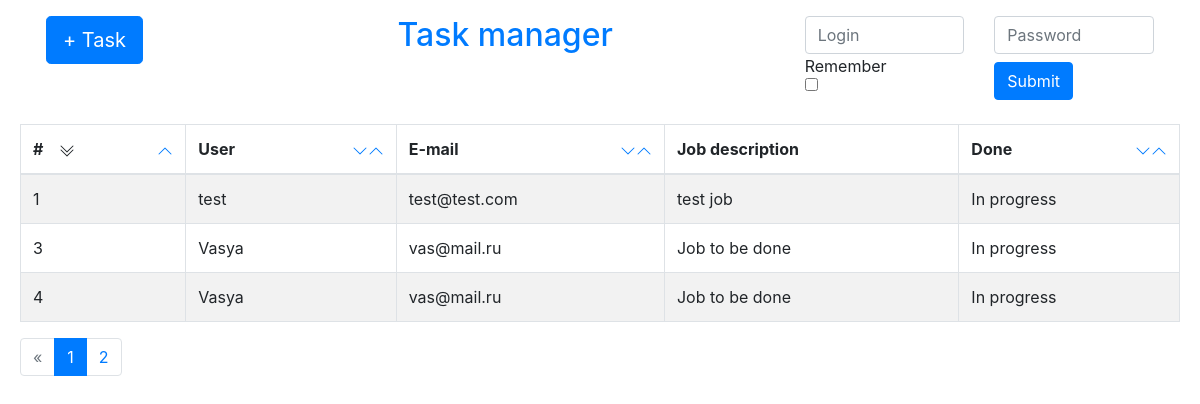
The page / on the database its author committed.
### tables this page shows
CREATE TABLE `tasks` (
  `id` int(11) UNSIGNED NOT NULL,
  `username` varchar(128) NOT NULL,
  `email` varchar(128) NOT NULL,
  `description` text NOT NULL,
  `is_completed` tinyint(1) UNSIGNED ZEROFILL NOT NULL,
  `edited` tinyint(3) UNSIGNED NOT NULL
);

### controller/task_controller.php (called while the page is built, shortened)
<?php
class Taskcontroller extends Controller
{
    private $role;
    function __construct()
    {
        $u = (int) System::get_user()->role;
        $this->role = $u;
    }
    public function task_list($page=1,$param='id-asc')
    {
        $task = new Task();
        $maxlines = $task->maxlines();
        $max_pages = (int) ceil ($maxlines/MAX_TASKS_IN_VIEW);
        $lines = $task->list($page,$param);
        if ($this->role != User::ROLE_ADMIN) {
            return $this->render('task/list', array('lines' => $lines, 'pages' => $max_pages, 'page' => $page, 'param' => $param));
        }
        else
        {
            return $this->render('task/list_adm', array('lines' => $lines, 'pages' => $max_pages, 'page' => $page, 'param' => $param));
        }
    }
}

### helper/functions.php (called while the page is built, shortened)
<?php
function class_autoloader($classname)
{
    $class_string = mb_substr($classname,0,mb_strlen($classname,'utf-8')-10, 'utf-8');
    $name = preg_replace('/([a-z])([A-Z])/', '$1_$2', $class_string);
    $file_name = "controller/".mb_strtolower($name,'utf-8').'_controller.php';
    if ( mb_substr($classname,-10,NULL, 'utf-8') === 'controller' )
    {
        if (file_exists($file_name))
        {
            require_once $file_name;
        }
        else
        {
            e404("Мы не нашли файл {$file_name}");
        }
    }
    else {
        $maybemodel = 'model/'.mb_strtolower($classname,'utf-8'). '_model.php';
    }
}

### model/task_model.php (called while the page is built, shortened)
<?php
class Task extends Model
{
    public function list ($page,$param)
    {
        $start = ($page-1)*MAX_TASKS_IN_VIEW;
        $end = MAX_TASKS_IN_VIEW;
        $pie = explode('-',$param);
        if (($pie[0] == 'id' || $pie[0] == 'username' || $pie[0] == 'email' || $pie[0] == 'is_completed') && ($pie[1] == 'asc' || $pie[1] == 'desc') )
        {
            $query = ($pie[1] == 'asc') ? "SELECT * FROM `tasks` ORDER BY $pie[0] ASC LIMIT $start,$end" : "SELECT * FROM `tasks` ORDER BY $pie[0] DESC LIMIT $start,$end";
            $send = mysqli_query(self::get_db(), $query);
            $all = mysqli_fetch_all($send, MYSQLI_ASSOC);
        }
        else return false;
        return $all;
    }
}

### system/model.class.php (called while the page is built, shortened)
<?php
class Model
{
    public static $db = NULL;
    public static function get_db()
    {
        if (self::$db == NULL) {
            $link = mysqli_connect(MYSQL_SERVER, MYSQL_USER, MYSQL_PASS_WORD, MYSQL_DB)
            or e404('Error: ' . mysqli_error($link));
            self::$db = $link;
        }
        return self::$db;
    }
}

### template/task/list.php (the view, shortened to what this page needs)
<?php
$decade = (int) floor ($page/10);
$pie = explode('-',$param);
?>
<table class="table table-striped table-bordered">
    <thead>
        <tr>
            <th>#&nbsp;&nbsp;&nbsp;
                <?php if($pie[0] == 'id' && $pie[1] == 'asc'):?>
                    <a class="float-right" href="/task/list/1/id-desc">
                        <svg class="bi bi-chevron-up" width="1em" height="1em" viewBox="0 0 16 16" fill="currentColor" xmlns="http://www.w3.org/2000/svg">
                            <path fill-rule="evenodd" d="M7.646 4.646a.5.5 0 01.708 0l6 6a.5.5 0 01-.708.708L8 5.707l-5.646 5.647a.5.5 0 01-.708-.708l6-6z" clip-rule="evenodd"/>
                        </svg>
                    </a>
                <? endif;?>
            </th>
            <th>User&nbsp;&nbsp;&nbsp;
                <?php if($pie[0] == 'username' && $pie[1] == 'asc'):?>
                    <svg class="bi bi-chevron-double-down" width="1em" height="1em" viewBox="0 0 16 16" fill="currentColor" xmlns="http://www.w3.org/2000/svg">
                        <path fill-rule="evenodd" d="M1.646 6.646a.5.5 0 01.708 0L8 12.293l5.646-5.647a.5.5 0 01.708.708l-6 6a.5.5 0 01-.708 0l-6-6a.5.5 0 010-.708z" clip-rule="evenodd"/>
                        <path fill-rule="evenodd" d="M1.646 2.646a.5.5 0 01.708 0L8 8.293l5.646-5.647a.5.5 0 01.708.708l-6 6a.5.5 0 01-.708 0l-6-6a.5.5 0 010-.708z" clip-rule="evenodd"/>
                    </svg>
                    <a class="float-right" href="/task/list/1/username-desc">
                        <svg class="bi bi-chevron-up" width="1em" height="1em" viewBox="0 0 16 16" fill="currentColor" xmlns="http://www.w3.org/2000/svg">
                            <path fill-rule="evenodd" d="M7.646 4.646a.5.5 0 01.708 0l6 6a.5.5 0 01-.708.708L8 5.707l-5.646 5.647a.5.5 0 01-.708-.708l6-6z" clip-rule="evenodd"/>
                        </svg>
                    </a>
                <?php else :?>
                    <a class="float-right" href="/task/list/1/username-desc">
                        <svg class="bi bi-chevron-up" width="1em" height="1em" viewBox="0 0 16 16" fill="currentColor" xmlns="http://www.w3.org/2000/svg">
                            <path fill-rule="evenodd" d="M7.646 4.646a.5.5 0 01.708 0l6 6a.5.5 0 01-.708.708L8 5.707l-5.646 5.647a.5.5 0 01-.708-.708l6-6z" clip-rule="evenodd"/>
                        </svg>
                    </a>
                    <a class="float-right" href="/task/list/1/username-asc">
                        <svg class="bi bi-chevron-down" width="1em" height="1em" viewBox="0 0 16 16" fill="currentColor" xmlns="http://www.w3.org/2000/svg">
                            <path fill-rule="evenodd" d="M1.646 4.646a.5.5 0 01.708 0L8 10.293l5.646-5.647a.5.5 0 01.708.708l-6 6a.5.5 0 01-.708 0l-6-6a.5.5 0 010-.708z" clip-rule="evenodd"/>
                        </svg>
                    </a>
                <?php endif;?>
            </th>
            <th>E-mail&nbsp;&nbsp;&nbsp;&nbsp;
                <?php if($pie[0] == 'email' && $pie[1] == 'asc'):?>
                    <svg class="bi bi-chevron-double-down" width="1em" height="1em" viewBox="0 0 16 16" fill="currentColor" xmlns="http://www.w3.org/2000/svg">
                        <path fill-rule="evenodd" d="M1.646 6.646a.5.5 0 01.708 0L8 12.293l5.646-5.647a.5.5 0 01.708.708l-6 6a.5.5 0 01-.708 0l-6-6a.5.5 0 010-.708z" clip-rule="evenodd"/>
                        <path fill-rule="evenodd" d="M1.646 2.646a.5.5 0 01.708 0L8 8.293l5.646-5.647a.5.5 0 01.708.708l-6 6a.5.5 0 01-.708 0l-6-6a.5.5 0 010-.708z" clip-rule="evenodd"/>
                    </svg>
                    <a class="float-right" href="/task/list/1/email-desc">
                        <svg class="bi bi-chevron-up" width="1em" height="1em" viewBox="0 0 16 16" fill="currentColor" xmlns="http://www.w3.org/2000/svg">
                            <path fill-rule="evenodd" d="M7.646 4.646a.5.5 0 01.708 0l6 6a.5.5 0 01-.708.708L8 5.707l-5.646 5.647a.5.5 0 01-.708-.708l6-6z" clip-rule="evenodd"/>
                        </svg>
                    </a>
                <?php else :?>
                    <a class="float-right" href="/task/list/1/email-desc">
                        <svg class="bi bi-chevron-up" width="1em" height="1em" viewBox="0 0 16 16" fill="currentColor" xmlns="http://www.w3.org/2000/svg">
                            <path fill-rule="evenodd" d="M7.646 4.646a.5.5 0 01.708 0l6 6a.5.5 0 01-.708.708L8 5.707l-5.646 5.647a.5.5 0 01-.708-.708l6-6z" clip-rule="evenodd"/>
                        </svg>
                    </a>
                    <a class="float-right" href="/task/list/1/email-asc">
                        <svg class="bi bi-chevron-down" width="1em" height="1em" viewBox="0 0 16 16" fill="currentColor" xmlns="http://www.w3.org/2000/svg">
                            <path fill-rule="evenodd" d="M1.646 4.646a.5.5 0 01.708 0L8 10.293l5.646-5.647a.5.5 0 01.708.708l-6 6a.5.5 0 01-.708 0l-6-6a.5.5 0 010-.708z" clip-rule="evenodd"/>
                        </svg>
                    </a>
                <?php endif;?>
            </th>
            <th>Job description</th>
            <th>Done&nbsp;&nbsp;
                <?php if($pie[0] == 'email' && $pie[1] == 'asc'):?>
                    <svg class="bi bi-chevron-double-down" width="1em" height="1em" viewBox="0 0 16 16" fill="currentColor" xmlns="http://www.w3.org/2000/svg">
                        <path fill-rule="evenodd" d="M1.646 6.646a.5.5 0 01.708 0L8 12.293l5.646-5.647a.5.5 0 01.708.708l-6 6a.5.5 0 01-.708 0l-6-6a.5.5 0 010-.708z" clip-rule="evenodd"/>
                        <path fill-rule="evenodd" d="M1.646 2.646a.5.5 0 01.708 0L8 8.293l5.646-5.647a.5.5 0 01.708.708l-6 6a.5.5 0 01-.708 0l-6-6a.5.5 0 010-.708z" clip-rule="evenodd"/>
                    </svg>
                    <a class="float-right" href="/task/list/1/email-desc">
                        <svg class="bi bi-chevron-up" width="1em" height="1em" viewBox="0 0 16 16" fill="currentColor" xmlns="http://www.w3.org/2000/svg">
                            <path fill-rule="evenodd" d="M7.646 4.646a.5.5 0 01.708 0l6 6a.5.5 0 01-.708.708L8 5.707l-5.646 5.647a.5.5 0 01-.708-.708l6-6z" clip-rule="evenodd"/>
                        </svg>
                    </a>
                <?php else :?>
                    <a class="float-right" href="/task/list/1/email-desc">
                        <svg class="bi bi-chevron-up" width="1em" height="1em" viewBox="0 0 16 16" fill="currentColor" xmlns="http://www.w3.org/2000/svg">
                            <path fill-rule="evenodd" d="M7.646 4.646a.5.5 0 01.708 0l6 6a.5.5 0 01-.708.708L8 5.707l-5.646 5.647a.5.5 0 01-.708-.708l6-6z" clip-rule="evenodd"/>
                        </svg>
                    </a>
                    <a class="float-right" href="/task/list/1/email-asc">
                        <svg class="bi bi-chevron-down" width="1em" height="1em" viewBox="0 0 16 16" fill="currentColor" xmlns="http://www.w3.org/2000/svg">
                            <path fill-rule="evenodd" d="M1.646 4.646a.5.5 0 01.708 0L8 10.293l5.646-5.647a.5.5 0 01.708.708l-6 6a.5.5 0 01-.708 0l-6-6a.5.5 0 010-.708z" clip-rule="evenodd"/>
                        </svg>
                    </a>
                <?php endif;?>
            </th>
        </tr>
    </thead>
    <tbody>
        <?php for ($i=0; $i<MAX_TASKS_IN_VIEW;$i++) :?>
            <?php if (isset($lines[$i])):?>
                <tr>
                <?php foreach ($lines[$i] as $key=>$val)
                {
                    if ($key == 'is_completed' && $val == 0)
                        {
                            echo "<td>In progress</td>";
                            continue;
                        }
                        elseif ($key == 'is_completed' && $val == 1)
                        {
                            echo "<td><b style='color: green'>Completed</b></td>";
                            continue;
                        }
                        elseif ($key == 'edited')
                        {
                            continue;
                        }
                        else
                        {
                            echo "<td>$val</td>";
                        }
                }?>
            </tr>
            <?php endif;?>
        <? endfor;?>
  </tbody>
</table>
<nav aria-label="Page navigation example">
    <ul class="pagination">
        <? if ($page>10) : ?>
            <li class="page-item">
                <a class="page-link" href="/task/view/<?=($page-10)?>" aria-label="Previous">
                    <span aria-hidden="true">&laquo;</span>
                </a>
            </li>
        <? else :?>
        <li class="page-item disabled">
            <a class="page-link" href="#" aria-label="Previous">
                <span aria-hidden="true">&laquo;</span>
            </a>
        </li>
        <? endif;?>
       <?php for ($i=(1+$decade*10);$i<(11+$decade*10);$i++):?>
            <?php if ($i<=$pages) :?>
                <?php if ($i!=$page) :?>
                    <li class="page-item"><a class="page-link" href="/task/list/<?=$i?>/<?=$param?>"><?=$i?></a></li>
                <?else:?>
                    <li class="page-item active" aria-current="page">
                        <a class="page-link" href="/task/list/<?=$i?>/<?=$param?>"><?=$i?> <span class="sr-only">(current)</span></a>
                    </li>
                <?php endif;?>
            <?php endif;?>
        <?endfor;?>
    </ul>
</nav>

### rows shown on the page
tasks: id "1", username "test", email "test@test.com", description "test job"
tasks: id "3", username "Vasya", email "vas@mail.ru", description "Job to be done"
tasks: id "4", username "Vasya", email "vas@mail.ru", description "Job to be done"
